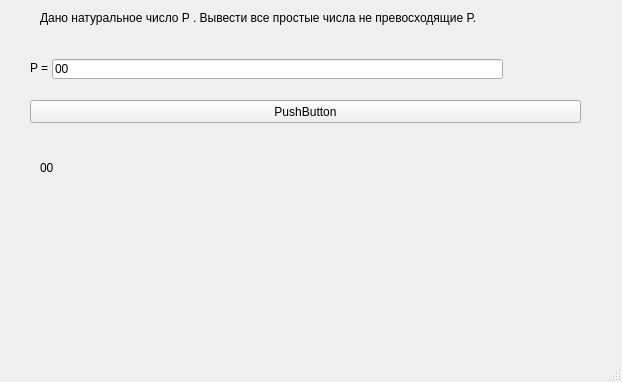
<?xml version="1.0" encoding="UTF-8"?>
<ui version="4.0">
 <class>MainWindow</class>
 <widget class="QMainWindow" name="MainWindow">
  <property name="geometry">
   <rect>
    <x>0</x>
    <y>0</y>
    <width>622</width>
    <height>382</height>
   </rect>
  </property>
  <property name="windowTitle">
   <string>MainWindow</string>
  </property>
  <widget class="QWidget" name="centralwidget">
   <widget class="QLabel" name="label">
    <property name="geometry">
     <rect>
      <x>40</x>
      <y>10</y>
      <width>621</width>
      <height>16</height>
     </rect>
    </property>
    <property name="text">
     <string>Дано натуральное число P . Вывести все простые числа не превосходящие P.</string>
    </property>
   </widget>
   <widget class="QLabel" name="label_2">
    <property name="geometry">
     <rect>
      <x>30</x>
      <y>60</y>
      <width>21</width>
      <height>16</height>
     </rect>
    </property>
    <property name="text">
     <string>P =</string>
    </property>
   </widget>
   <widget class="QLineEdit" name="lineEdit">
    <property name="geometry">
     <rect>
      <x>52</x>
      <y>59</y>
      <width>451</width>
      <height>20</height>
     </rect>
    </property>
    <property name="text">
     <string>00</string>
    </property>
   </widget>
   <widget class="QPushButton" name="pushButton">
    <property name="geometry">
     <rect>
      <x>30</x>
      <y>100</y>
      <width>551</width>
      <height>23</height>
     </rect>
    </property>
    <property name="text">
     <string>PushButton</string>
    </property>
   </widget>
   <widget class="QLabel" name="label_3">
    <property name="geometry">
     <rect>
      <x>40</x>
      <y>160</y>
      <width>471</width>
      <height>16</height>
     </rect>
    </property>
    <property name="text">
     <string>00</string>
    </property>
   </widget>
   <widget class="QLabel" name="label_4">
    <property name="geometry">
     <rect>
      <x>30</x>
      <y>130</y>
      <width>491</width>
      <height>16</height>
     </rect>
    </property>
    <property name="text">
     <string/>
    </property>
   </widget>
  </widget>
  <widget class="QMenuBar" name="menubar">
   <property name="geometry">
    <rect>
     <x>0</x>
     <y>0</y>
     <width>622</width>
     <height>22</height>
    </rect>
   </property>
  </widget>
  <widget class="QStatusBar" name="statusbar"/>
 </widget>
 <resources/>
 <connections/>
</ui>
